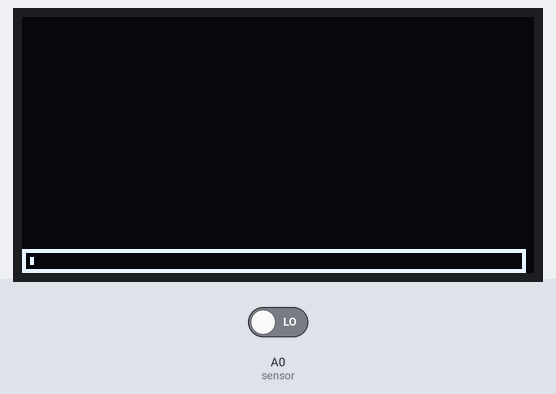
Recording of a sketch running on a simulated Arduino Uno, built with avr-gcc and run on an emulated ATmega328P. Shown: 128×64 one-colour display. The inputs (shaded band) are chosen by the test bench; at power-on: A0 (sensor) LOW. What the sketch prints to the serial monitor is not drawn.

Above: at 1.1 s.
At 10.6 s:
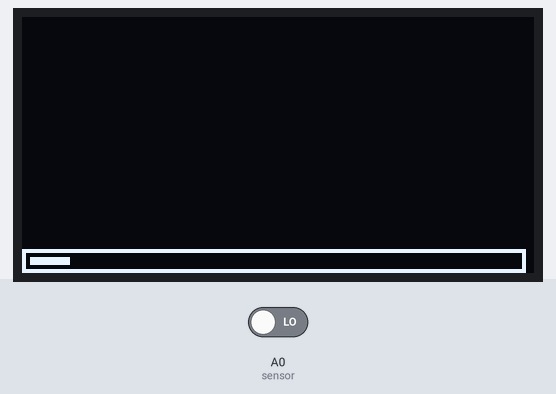
At 20.0 s:
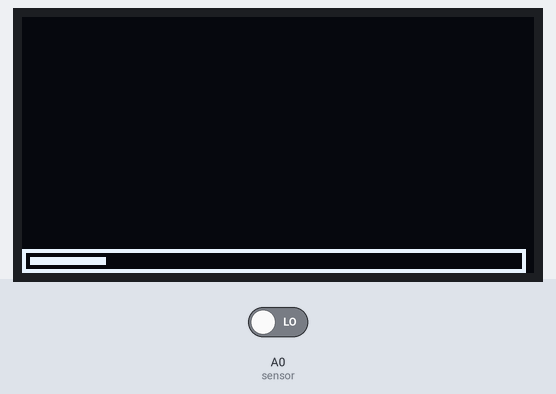
At 29.5 s:
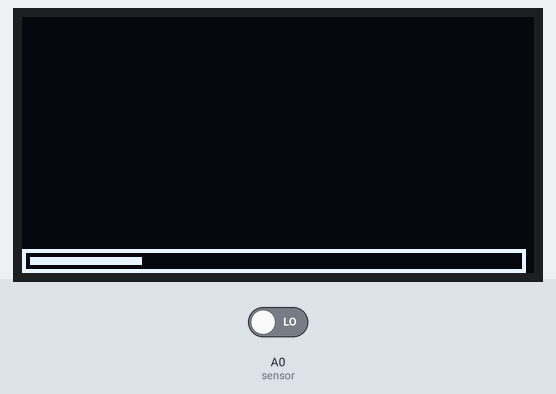
At 39.0 s:
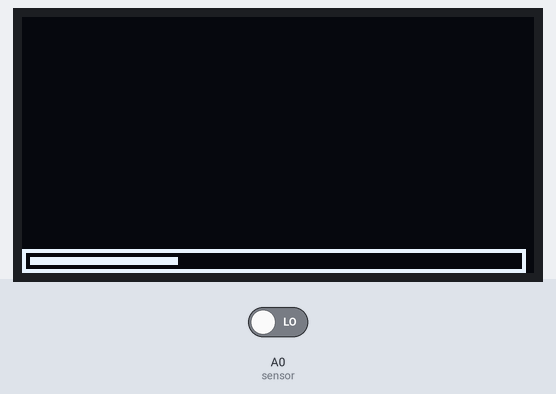

The sketch:

sketch_lcd_dht11.ino
```cpp
#include <dht.h>
#include "U8glib.h"

DHT sensor = DHT();
U8GLIB_SH1106_128X64 u8g(U8G_I2C_OPT_NONE);

void setup()
{
  sensor.attach(A0);
  delay(1000);
  Serial.begin(9600);
}

void loop()
{
  static uint8_t i = 0;
  sensor.update();
  i++;
  if (i > 122)
  {
    i = 0;
  }

  char temp[128];
  char hum[128];
  switch (sensor.getLastError())
  {
  case DHT_ERROR_OK:
    {
      sprintf(temp, "Temper: %dC", sensor.getTemperatureInt());
      sprintf(hum,  "Humid:  %d%%", sensor.getHumidityInt());

      break;
    }
  }

  u8g.firstPage();
  do
  {
    u8g.setFont(u8g_font_unifont);
    u8g.drawStr(0, 10, temp);
    u8g.drawStr(0, 21, hum);
    u8g.drawFrame(0, 58, 126, 6);
    u8g.drawBox(2, 60, i, 2);
  }
  while(u8g.nextPage());

  Serial.println(String(temp) + " " + String(hum));

  delay(1000);
}
```
